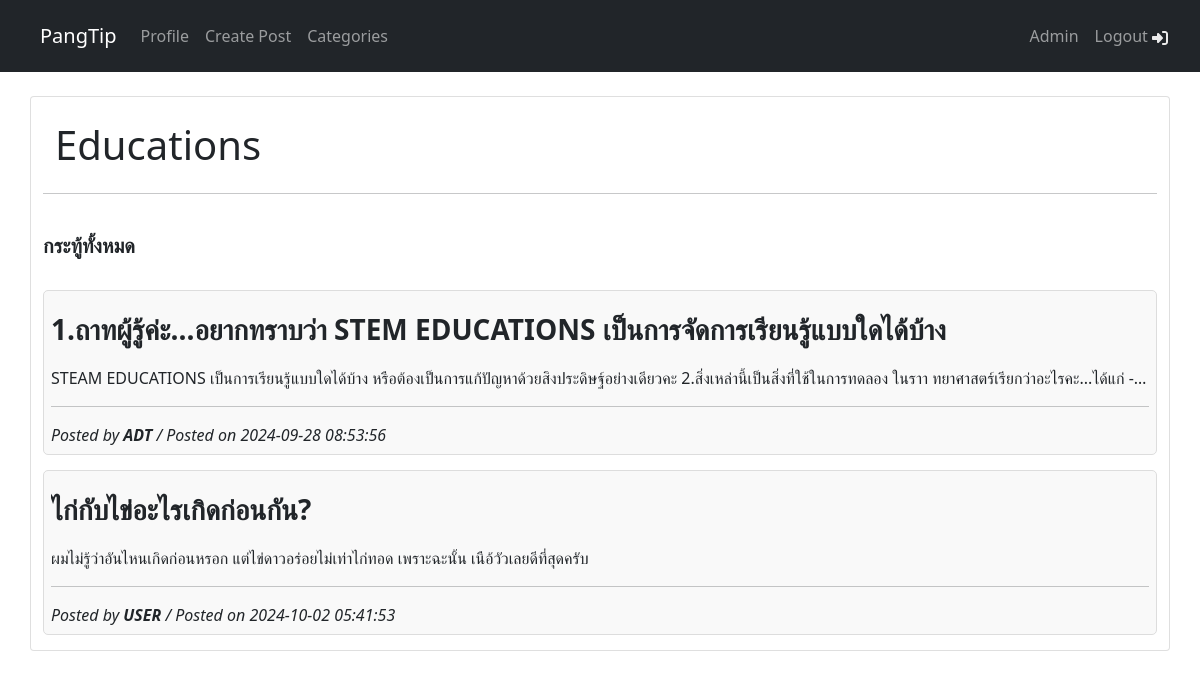
Page /c_educate.php (signed in) on the committed database.
### tables this page shows
CREATE TABLE `posts` (
  `post_id` int NOT NULL,
  `category_id` int NOT NULL,
  `user_id` int NOT NULL,
  `post_title` varchar(255) NOT NULL,
  `post_content` text NOT NULL,
  `post_time` timestamp NULL DEFAULT CURRENT_TIMESTAMP
);

CREATE TABLE `users` (
  `user_id` int NOT NULL,
  `firstname` varchar(255) NOT NULL,
  `lastname` varchar(255) NOT NULL,
  `email` varchar(255) NOT NULL,
  `password` varchar(255) NOT NULL,
  `urole` varchar(255) NOT NULL,
  `created_at` timestamp NOT NULL DEFAULT CURRENT_TIMESTAMP
);

### c_educate.php (the view, shortened to what this page needs)
<?php
    require 'req/navbar.php';
?>
<!DOCTYPE html>
<html lang="en">
<head>
    <link href="https://cdn.jsdelivr.net/npm/bootstrap@5.0.2/dist/css/bootstrap.min.css" rel="stylesheet">
    <link rel="stylesheet" href="css/style.css">
</head>
<body>
<div class="container card mt-4 mb-5">
    <div class="container mt-4">
      <h1>Educations</h1>
    </div>
    <hr>
    <div class="row row-cols-1 row-cols-md-2 g-3 mt-2 mb-4">
        <div class="col">
             <h5 class="card-title"><b>กระทู้ทั้งหมด</b></h5>
        </div>
    </div>
    <?php
        $check_data = $conn->prepare("SELECT users.user_id, users.firstname, posts.post_id, posts.post_title, posts.post_content, posts.post_time, posts.category_id
                                        FROM users
                                        INNER JOIN posts ON users.user_id = posts.user_id
                                        WHERE posts.category_id = :category_id");
        $cat = 5;
        $check_data->bindParam(":category_id", $cat );
        $check_data->execute();
    ?>
    <?php while($row = $check_data->fetch(PDO::FETCH_ASSOC)): ?>
            <div style="border: 1px solid #ddd; padding: 7px; margin-bottom: 15px; border-radius: 5px; background-color: #f9f9f9;">
            <a href="postDetail.php?post_id=<?=$row['post_id']?>" class="text-decoration-none text-dark" >
            <div style="margin-top: 10px; font-size: 28px; white-space: nowrap; overflow: hidden; text-overflow: ellipsis;">
                <b><?= htmlspecialchars($row['post_title']) ?></b></div>
            <div class="mt-3 mb-3" style="font-size: 16px; white-space: nowrap; overflow: hidden; text-overflow: ellipsis;">
            <?= htmlspecialchars($row['post_content']) ?></div><hr>
            <div class="mt-2 fdate" style="font-size: 16px;">Posted by <b><?= htmlspecialchars($row['firstname']) ?></b>  / Posted on <?= htmlspecialchars($row['post_time']) ?>
            </div></a>
            </div>
    <?php endwhile; ?>
</body>
</html>

### css/style.css (style rules this page uses)
.fdate { font-size: 12px; font-style: italic; }

### rows in the picture
posts: post_title "1.ถาทผู้รู้ค่ะ...อยากทราบว่า STEM EDUCATIONS เป็นการจัดการเรียนรู้แบบใดได้บ้าง", post_content "STEAM EDUCATIONS เป็นการเรียนรู้แบบใดได้บ้าง หรือต้องเป็นการแก้ปัญหาด้วยสิงประดิษฐ์อย่างเดียวคะ 2.สิ่งเหล่านี้เป็นสิ่งที่ใช้ในการทดลอง ในราา ทยาศาสตร์เรียกว่าอะไรคะ...ได้แก่ -…", user.firstname "ADT", post_time "2024-09-28 08:53:56"
posts: post_title "ไก่กับไข่อะไรเกิดก่อนกัน?", post_content "ผมไม่รู้ว่าอันไหนเกิดก่อนหรอก แต่ไข่ดาวอร่อยไม่เท่าไก่ทอด เพราะฉะนั้น เนือ้วัวเลยดีที่สุดครับ", user.firstname "USER", post_time "2024-10-02 05:41:53"
